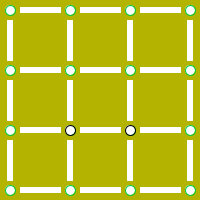
Frame 1 (no input)
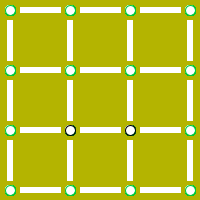
Frame 60 (the mouse pressed at the canvas centre just before this capture)
Frame 120 (the mouse held since frame 60 and released just before this capture): identical to frame 60, image omitted

The Processing sketch that drew these frames (run headless with seeded random() and noise(); from frame 60 on, the mouse is pressed at the canvas centre):

// Processing sketch: processing_97507
// ── processing_97507.pde

// Marcos

void setup(){
size(200,200);
background(180,180,0);
  
}
  
void draw(){
  
for(int x=10;x<200;x=x+60)
{
  for(int y=10;y<200;y=y+60)
{
stroke(0,200,55);
  ellipse(x,y,10,10);
  
}
}
  
for(int i=20; i<181; i=i+60)
{
  for(float j=7.5; j<200; j=j+60)
  {
   stroke(255);
    rect(i,j,40,5);
}
}
  
for(float d=7.5; d<200; d=d+60)
{
  for(float v=20; v<181; v=v+60)
  {
    rect(d,v,5,40);
}
}
  
stroke(0);
ellipse(70,130,10,10);
ellipse(130,130,10,10);
  
}
